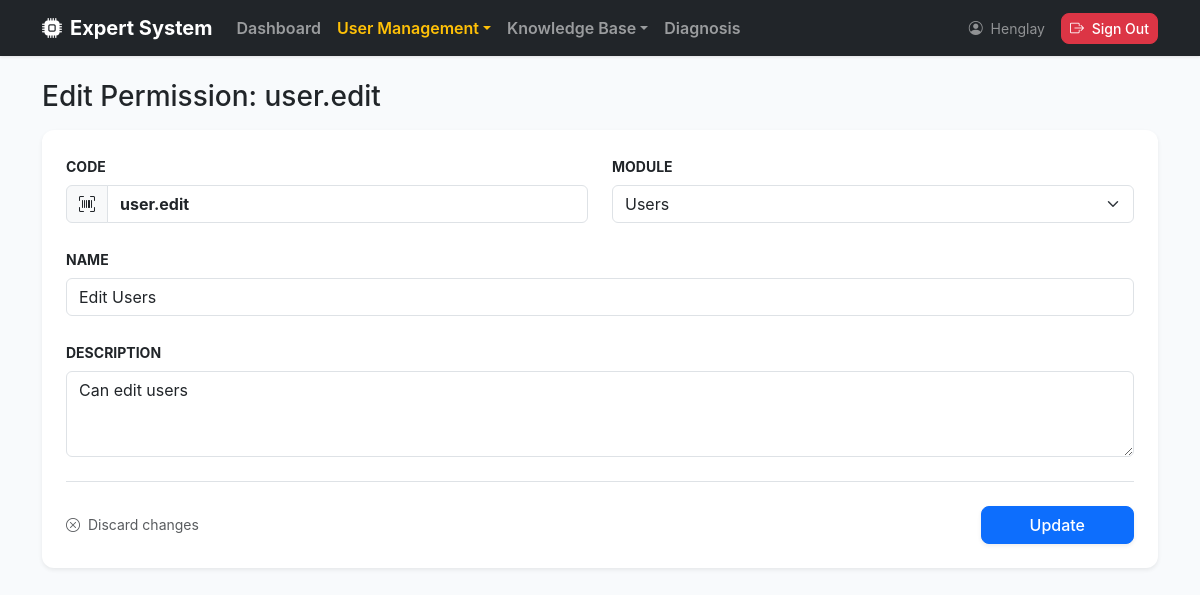
The page /permissions/1/edit (signed in) on the database its author committed.
### app/models/user.py (models this page shows, shortened)
class User(UserMixin, db.Model):
    __tablename__ = "users"
    id = db.Column(db.Integer, primary_key=True)
    username = db.Column(db.String(80), unique=True, nullable=False)
    email = db.Column(db.String(120), unique=True, nullable=False)
    full_name = db.Column(db.String(120), nullable=False)
    is_active = db.Column(db.Boolean, default=True, nullable=False)
    password_hash = db.Column(db.String(255), nullable=False)
    created_at = db.Column(db.DateTime, default=datetime.utcnow, nullable=False)
    updated_at = db.Column(
        db.DateTime, default=datetime.utcnow, onupdate=datetime.utcnow, nullable=False
    )
    roles = db.relationship("Role", secondary= user_roles, back_populates="users")
    facts = db.relationship("Fact", back_populates="user")
    rules = db.relationship("Rule", back_populates="user")
    def has_role(self, role_name: str) -> bool:
        return any(role.name == role_name for role in self.roles) # type: ignore
    def get_permission_codes(self) -> set[str]:
        return {perm.code for role in self.roles for perm in role.permissions} # type: ignore
    def has_permission(self, permission_code: str) -> bool:
        return permission_code in self.get_permission_codes()

### app/models/permission.py (models this page shows, shortened)
class Permission(db.Model):
    __tablename__= "permissions"
    id = db.Column(db.Integer, primary_key=True)
    code = db.Column(db.String(64), unique=True, nullable=False, index=True)
    name = db.Column(db.String(120), nullable=False)
    description = db.Column(db.String(255))
    module = db.Column(db.String(80), nullable=False, default="General")
    created_at = db.Column(db.DateTime, default=datetime.utcnow, nullable=False)
    updated_at = db.Column(db.DateTime, default=datetime.utcnow,  onupdate=datetime.utcnow, nullable=False)
    roles = db.relationship("Role", secondary=role_permissions, back_populates="permissions")

### app/routes/permission_routes.py (the view, shortened to what this page needs)
@permission_bp.route("/<int:permission_id>/edit", methods=["GET", "POST"])
@login_required
@permission_required("permission.edit")
def edit(permission_id: int):
    permission = PermissionService.get_permission_by_id(permission_id)
    if permission is None:
        abort(404)
    form = PermissionEditForm(original_permission=permission, obj=permission)
    return render_template("permissions/edit.html", permission=permission, form=form)

### app/forms/permission_forms.py (shortened to what this page needs)
class PermissionEditForm(FlaskForm):
    code = StringField(
        "Code",
        validators=[DataRequired(), Length(min=2, max=64)],
    )
    name =  name = StringField(
        "Name",
        validators=[DataRequired(), Length(min=2, max=120)],
    )
    module = SelectField(
        "Module",
        choices=MODULE_CHOICES,
        default="General"
    )
    description = TextAreaField(
        "Description",
        render_kw={"placeholder": "What does this permission allow?"}
    )
    submit = SubmitField("Update")
    def __init__(self, original_permission:Permission, *args, **kwargs):
        super().__init__(*args, **kwargs)
        self.original_permission = original_permission
        if not self.is_submitted():
            self.module.data = original_permission.module

### app/decorator_method/role_perm_decorator.py (called while the page is built)
def permission_required(permission):
    def decorator(fn):
        @wraps(fn)
        def wrapped(*args, **kwargs):
            if not current_user.has_permission(permission):
                abort(403)
            return fn(*args, **kwargs)
        return wrapped
    return decorator

### app/services/permission_service.py (called while the page is built)
    @staticmethod
    def get_permission_by_id(permission_id: int) -> Optional[Permission]:
        return Permission.query.get(permission_id)

### app/templates/permissions/edit.html (shortened to what this page needs)
{% extends "layouts/base.html" %}
{% block content %}
    <h1 class="h3 mb-3">Edit Permission: {{ permission.code }}</h1>
    {% include "permissions/_form.html" %}
{% endblock %}

### app/templates/layouts/base.html (shortened to what this page needs)
<!doctype html>
<html lang="en">
<head>
    <link href="https://cdn.jsdelivr.net/npm/bootstrap@5.3.3/dist/css/bootstrap.min.css" rel="stylesheet" />
    <link rel="stylesheet" href="https://cdn.jsdelivr.net/npm/bootstrap-icons@1.11.3/font/bootstrap-icons.min.css">
</head>
<body>
    <nav class="navbar navbar-expand-lg navbar-dark bg-dark sticky-top mb-4">
        <div class="container">
            {% if current_user.is_authenticated %}
            {% if current_user.has_role("Admin") or current_user.has_role('Expert')%}
            <a class="navbar-brand fw-bold d-flex align-items-center" href="{{ url_for('dashboard.index') }}">
                <i class="bi bi-cpu-fill me-2"></i> Expert System
            </a>
            {% endif %}
            {% else %}
            <a class="navbar-brand fw-bold d-flex align-items-center" href="{{ url_for('diagnosis.diagnose') }}">
                <i class="bi bi-cpu-fill me-2"></i> Expert System
            </a>
            {% endif %}
            {% if current_user.is_authenticated %}
            <div class="collapse navbar-collapse" id="navbarMain">
                <ul class="navbar-nav me-auto">
                    {% if current_user.has_role('Admin') %}
                    <li class="nav-item">
                        <a class="nav-link fw-semibold {% if request.blueprint == 'dashboard' %}text-warning{% endif %}"
                            href="{{ url_for('dashboard.index') }}">Dashboard</a>
                    </li>
                    <li class="nav-item dropdown">
                        <a class="nav-link dropdown-toggle fw-semibold {% if request.blueprint == 'users'
                                    or request.blueprint == 'roles' or request.blueprint == 'permissions' %}text-warning{% endif %}"
                            href="#" data-bs-toggle="dropdown">User Management</a>
                    </li>
                    {% endif %}
                    {% if current_user.has_role('Admin') or current_user.has_role('Expert') %}
                    <li class="nav-item dropdown">
                        <a class="nav-link dropdown-toggle fw-semibold btn
                                    {% if request.blueprint == 'rules' or request.blueprint == 'facts' %}text-warning{% endif %}"
                            href="#" data-bs-toggle="dropdown">Knowledge Base</a>
                    </li>
                    {% endif %}
                    {% endif %}
                    <li class="nav-item">
                        <a class="nav-link fw-semibold {% if request.blueprint == 'diagnosis' %}text-warning{% endif %}"
                            href="{{ url_for('diagnosis.diagnose') }}">Diagnosis</a>
                    </li>
                </ul>
                <ul class="navbar-nav ms-auto align-items-center">
                    {% if current_user.is_authenticated %}
                    <li class="nav-item text-white-50 me-3 small">
                        <i class="bi bi-person-circle me-1"></i> {{ current_user.username }}
                    </li>
                    <li class="nav-item">
                        <button type="button" class="btn btn-danger btn-sm" data-bs-toggle="modal"
                            data-bs-target="#logoutModal" data-message="Are you sure you want to log out?"
                            data-name="{{ current_user.username }}" data-url="{{ url_for('auth.logout') }}">
                            <i class="bi bi-box-arrow-right me-1"></i> Sign Out
                        </button>
                    </li>
                    {% else %}
                    <li class="nav-item">
                        <a class="btn btn-success btn-sm" href="{{ url_for('auth.login') }}">Sign In</a>
                    </li>
                    {% endif %}
                </ul>
            </div>
        </div>
    </nav>
    <main class="container pb-5">
        {% block content %}{% endblock %}
    </main>
</body>
</html>

### app/templates/permissions/_form.html (shortened to what this page needs)
<div class="card shadow-sm border-0">
    <div class="card-body p-4">
        <form method="post">
            <div class="row">
                <div class="col-md-6 mb-4">
                    {{ form.code.label(class="form-label fw-bold small text-uppercase") }}
                    <div class="input-group">
                        <span class="input-group-text bg-light"><i class="bi bi-upc-scan"></i></span>
                        {{ form.code(class="form-control fw-bold text-monospace", placeholder="e.g. USER_VIEW") }}
                    </div>
                </div>
                <div class="col-md-6 mb-4">
                    {{ form.module.label(class="form-label fw-bold small text-uppercase") }}
                    {{ form.module(class="form-select") }}
                </div>
                <div class="col-12 mb-4">
                    {{ form.name.label(class="form-label fw-bold small text-uppercase") }}
                    {{ form.name(class="form-control", placeholder="e.g. View User List") }}
                </div>
                <div class="col-12 mb-4">
                    {{ form.description.label(class="form-label fw-bold small text-uppercase") }}
                    {{ form.description(class="form-control", rows="3", placeholder="Explain what access this permission
                    grants...") }}
                </div>
            </div>
            <div class="d-flex justify-content-between align-items-center border-top pt-4">
                <a href="{{ url_for('permissions.index') }}" class="text-decoration-none text-muted small">
                    <i class="bi bi-x-circle me-1"></i> Discard changes
                </a>
                {{ form.submit(class="btn btn-primary px-5 shadow-sm") }}
            </div>
        </form>
    </div>
</div>

### app/templates/layouts/base.html (style rules this page uses)
:root { --bs-primary: #2563eb; --bs-primary-rgb: 37, 99, 235; }
body { background-color: #f8fafc; font-family: 'Inter', system-ui, -apple-system, sans-serif; }
.navbar { box-shadow: 0 1px 3px 0 rgba(0, 0, 0, 0.1); }
.card { border: none; box-shadow: 0 4px 6px -1px rgba(0, 0, 0, 0.1); border-radius: 12px; }
.btn { border-radius: 8px; font-weight: 500; }

### rows shown on the page
User: username "Henglay"
Permission: code "user.edit", module "Users", name "Edit Users", description "Can edit users"
